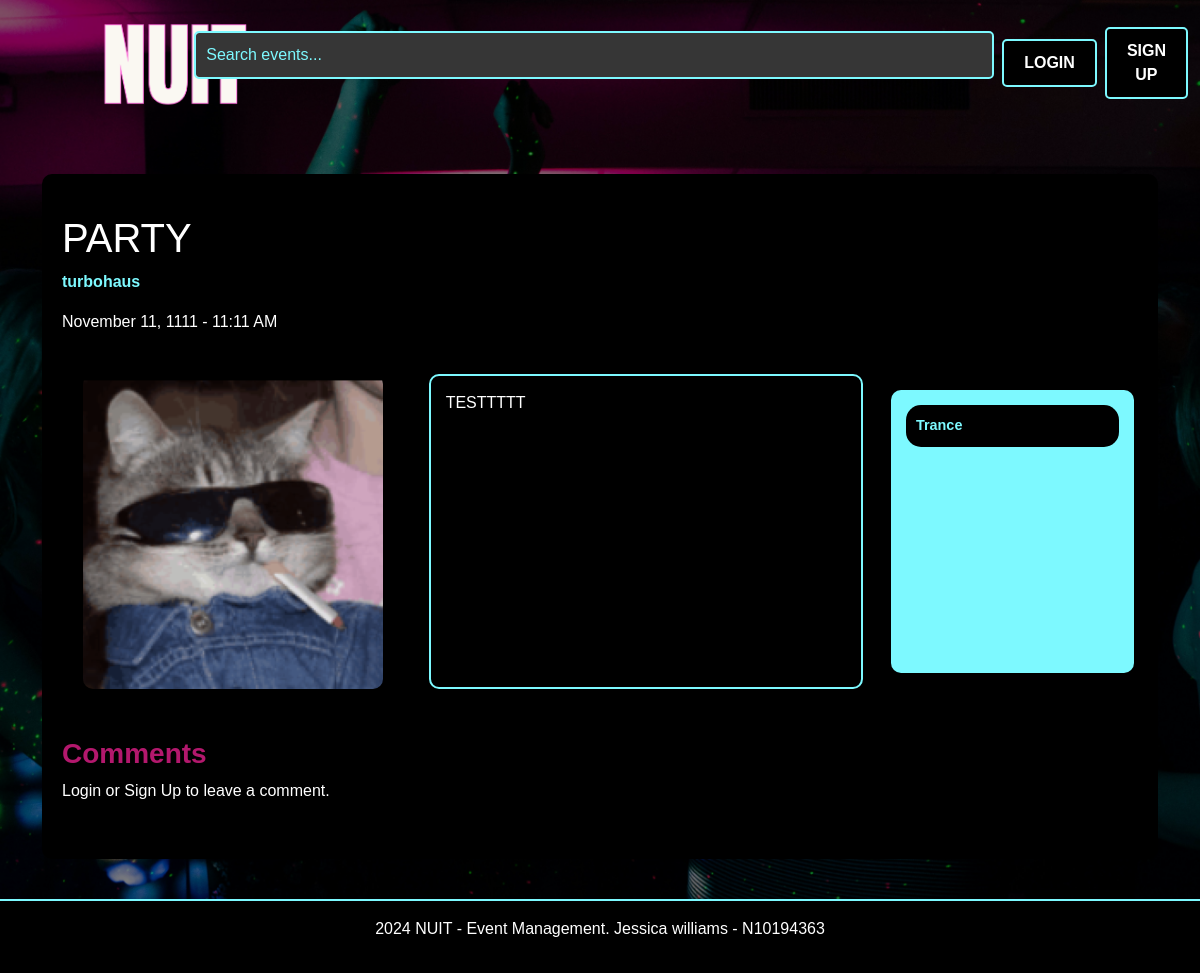
/event-details/1, run on the app's committed database.
### website/models.py (models this page shows, shortened)
class Event(db.Model):
    id = db.Column(db.Integer, primary_key=True)
    name = db.Column(db.String(100), nullable=False)
    location = db.Column(db.String(100), nullable=False)
    date = db.Column(db.DateTime, nullable=False)
    description = db.Column(db.Text, nullable=True)
    available_tickets = db.Column(db.Integer, nullable=False)
    categories = db.Column(db.String(200), nullable=False)
    status = db.Column(db.String(200), default="Tickets available", nullable=False)
    image = db.Column(db.String(100), nullable=True)
    creator_id = db.Column(db.Integer, db.ForeignKey('user.id'), nullable=False)
    comments = db.relationship('Comment', backref='event', lazy=True)
    bookings = db.relationship('Booking', backref='event', lazy=True)

### website/views.py (the view)
@main_bp.route('/event-details/<int:event_id>', methods=['GET', 'POST'])
def event_details(event_id):
    event = Event.query.get_or_404(event_id)
    comments = Comment.query.filter_by(event_id=event_id).all()
    comment_form = CommentForm()
    booking_form = BookingForm()
    return render_template('event_details.html', event=event, comments=comments, comment_form=comment_form, booking_form=booking_form)

### website/forms.py (shortened to what this page needs)
class CommentForm(FlaskForm):
    text = TextAreaField("Comment", validators=[InputRequired(), Length(max=500)])
    submit = SubmitField("Post")

class BookingForm(FlaskForm):
    quantity = IntegerField("Ticket Quantity", validators=[InputRequired(), NumberRange(min=1)])
    user_id = HiddenField("UserID", validators=[InputRequired()])
    event_id = HiddenField("EventID", validators=[InputRequired()])
    submit = SubmitField("Book Now")

### website/templates/event_details.html (shortened to what this page needs)
{% extends "base.html" %} {% from "bootstrap5/form.html" import render_form %}
{% block content %}
<div class="container mt-5">
  <div class="section-background">
    <div class="row d-flex justify-content-between align-items-center">
      <div class="col-md-6">
        <h1>{{ event.name }}</h1>
        <p class="location">{{ event.location }}</p>
        <p>{{ event.date.strftime('%B %d, %Y - %I:%M %p') }}</p>
      </div>
    </div>
    <div class="row d-flex align-items-stretch mt-4">
      <div class="col-md-4 d-flex justify-content-center align-items-stretch">
        <img
        src="{{ url_for('static', filename=event.image.replace('website/static/', '')) }}"
        alt="Event Image"
        class="img-fluid"
        style="max-width: 100%; border-radius: 10px"
      />
      </div>
      <div class="col-md-5 d-flex flex-column">
        <div
          class="description d-flex flex-column justify-content-between"
          style="
            background-color: black;
            color: white;
            border: 2px solid #7df9ff;
            padding: 15px;
            border-radius: 10px;
            height: 100%;
          "
        >
          <p style="text-align: justify">{{ event.description }}</p>
        </div>
      </div>
      <div
        class="col-md-3 d-flex flex-column justify-content-start p-3 align-items-stretch"
      >
        <div class="music-tags d-flex flex-column justify-content-start">
          {% for category in event.categories.split(',') %}
          <span class="pill-tag">{{ category }}</span>
          {% endfor %}
        </div>
      </div>
    </div>
    <div class="row mt-5">
      <h3>Comments</h3>
        </div>
        {% if current_user.is_authenticated %}
        <h4>Leave a Comment</h4>
        <form
          method="POST"
          action="{{ url_for('event_bp.post_comment', event_id=event.id) }}"
        >
          {{ comment_form.hidden_tag() }}
          <div class="mb-3">
            {{ comment_form.text.label(class="form-label") }} {{
              comment_form.text(class="form-control", rows="3") }}
          </div>
          {{ comment_form.submit(class="btn btn-primary") }}
        </form>
        {% else %}
        <p>Login or Sign Up to leave a comment.</p>
          {% endif %}
      </div>
    </div>
{% endblock %}

### website/static/css/styles.css (style rules this page uses)
body, h1, h2, h3, h4, h5, h6, p, a, button, input, footer, .search-bar { font-family: Verdana, Geneva, sans-serif; }
h3,h4 { color: rgb(179, 24, 109); font-weight: bold; }
html, body { height: 100%; margin: 0; }
body { display: flex; flex-direction: column; justify-content: space-between; }
.location { color: #7DF9FF; font-weight: bold; }
body { background-image: url('../img/background.jpg'); background-size: cover; background-position: center; background-repeat: no-repeat; background-attachment: fixed; color: white; position: relative; z-index: 0; }
body::before { content: ""; position: fixed; top: 0; left: 0; width: 100%; height: 100%; background-color: rgba(0, 0, 0, 0.5); z-index: -1; }
.section-background { background-color: black; padding: 40px 20px; margin-bottom: 40px; border-radius: 10px; }
.music-tags { background-color: #7DF9FF; border-radius: 10px; padding: 15px; width: 100%; box-sizing: border-box; height: 100%; }
.pill-tag { background-color: black; color: #7DF9FF; border-radius: 15px; padding: 10px; font-size: 0.9rem; font-weight: bold; margin-bottom: 10px; }

### data on the page
Event: name "PARTY", location "turbohaus", date "November 11, 1111 - 11:11 AM", image (picture), description "TESTTTTT", categories "Trance"
